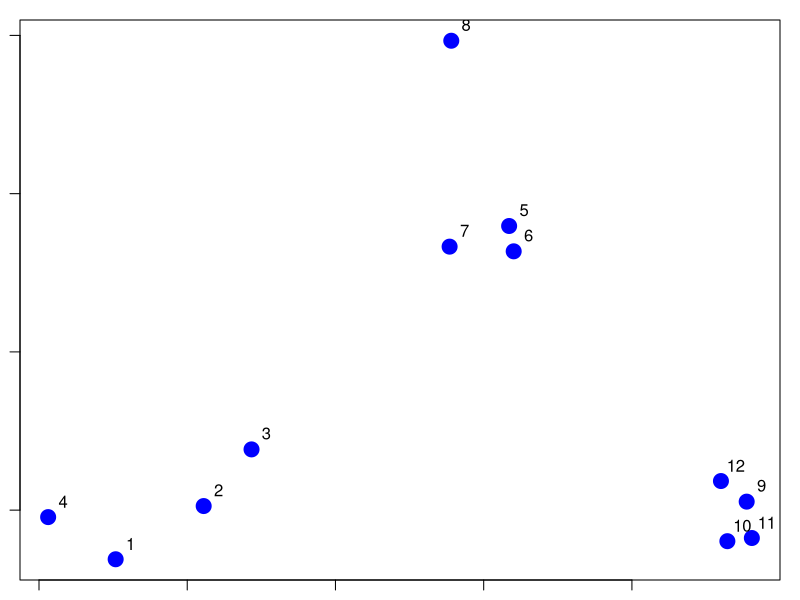

This chart was generated by the following R code:
set.seed(1234)
par(mar=c(1,1,1,1))
x <- rnorm(12, mean = rep(1:3, each=4),sd=0.2)
y <- rnorm(12, mean = rep(c(1,2,1), each=4),sd=0.2)
plot(x,y, col='blue', pch=19, cex =2)
text(x+0.05, y+0.05, labels = as.character(1:12))

dataFrame <- data.frame(x=x,y=y)
dist(dataFrame)
